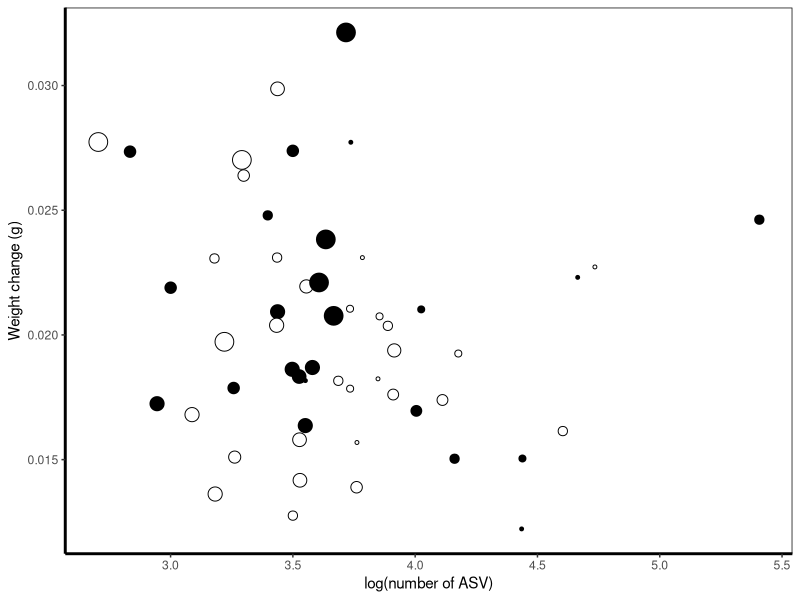

The R script that drew this image: (Note: this script raises an error after producing the figure.)
# Libraries
library(ggplot2)
library(vegan)
library(dplyr)
library(lme4)
library(nlme)
library(gridExtra)
library(car)

# original code in FunExp_BEFunctAnalysis_v2.Rmd

# Plot themes
## With legend
Theme=theme_classic(base_size=11, base_family="Helvetica") +
  theme(axis.line = element_line(size = 1, colour = "black", linetype = "solid")) +theme(plot.title = element_text(size = 12))
## Without legends
Theme2=Theme+ theme(legend.position="none") + theme(panel.border=element_rect(fill=NA))

ASVtable=read.table('input_data/ASVtable_FunExp12021-03-24.txt', header=TRUE)
TAXtable=read.table('input_data/TAXtable_FunExp12021-03-24.txt', header=TRUE)
meta.table=read.table('input_data/METAtable_FunExp12021-03-24_sampleNamesFIX.txt', header=TRUE)

div.table=read.table('input_data/MetaDiv_table_FunExp12021-03-30.txt', header=TRUE)
colnames(div.table)[2]='Treatment'

fun.table=read.table('input_data/FunExp_metadata.txt', header=TRUE)

# Merge diversity and functional data and make sure weeks are numeric
fundiv.table=left_join(fun.table, div.table)
fundiv.table$leaf_age_weeks2=as.numeric(fundiv.table$leaf_age_weeks)

# remove rows with no diversity data for BEF analyses
fundiv.table_BEF1=fundiv.table[-which(is.na(fundiv.table$SampleID)),]
fundiv.table_BEF=fundiv.table_BEF1[-which(fundiv.table_BEF1$W_Change==min(fundiv.table_BEF1$W_Change)),]

## Figure BEF main
# create lines for each treatment separately:
mod.TAI=lm(W_Change~(richness), data=fundiv.table_BEF[which(fundiv.table_BEF$treatment=='TAI'),])
mod.TAO=lm(W_Change~(richness), data=fundiv.table_BEF[which(fundiv.table_BEF$treatment=='TAO'),])

BEFmain_fig= ggplot(fundiv.table_BEF, aes(log(richness), W_Change)) + geom_jitter(color='black',shape=21, aes(size=leaf_age_weeks, fill=treatment))+ Theme2 + xlab('log(number of ASV)') + ylab('Weight change (g)') + scale_fill_manual(values=c('black','white')) 
quartz(height=4, width=4.5)
plot(BEFmain_fig)
quartz.save('Figures/Fig_BEFmain.png', type='png', dpi=300)


### stats
# model selected out of options 
# (transformed-log, fixed factors: age, treatment, distributions: gaussian, gamma)
mod.rich.null=lm(W_Change~1, data=fundiv.table_BEF)
mod.rich.null.gamma=glm(W_Change~1, data=fundiv.table_BEF, family=Gamma(link='log'))
mod.rich7=glm(W_Change~(richness)*(leaf_age_weeks), data=fundiv.table_BEF, family=Gamma(link='log'))

# lowest AIC
AIC(mod.rich.null, mod.rich.null.gamma, mod.rich7)
# test against the null
Anova(mod.rich.null.gamma, mod.rich7)
# test the best model against the null
Anova(mod.rich7)


### evenness - for sup mat

# model selected was not significantly different than the null model.
mod.eve.null=lm(W_Change~1, data=fundiv.table_BEF)
mod.eve4=lm(W_Change~(evenness)*leaf_age_weeks, data=fundiv.table_BEF)
